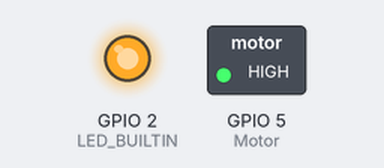
A sketch run on a simulated ESP8266 (NodeMCU). Parts: switched loads named in the sketch (green lamp = pin HIGH), output pins drawn as LEDs (lit = HIGH, except the on-board LED, lit = LOW). WiFi joins after 1.5 s; servers stay silent unless stated; what the sketch prints to the serial monitor is not drawn.

Above: at 2.0 s.
At 6.5 s:
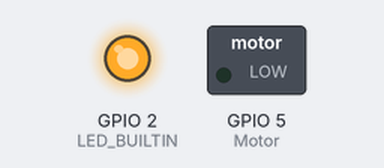
Timing chart, 0 to 8.4 s (numbered marks = the images above):
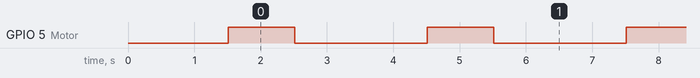

Measured:
- by itself, GPIO 5 (Motor): alternates HIGH for 1.0 s and LOW for 2.0 s

The sketch:

fishfeeder.ino
```cpp
#include <ESP8266WiFi.h>
#include <WiFiClient.h>
#include <NTPClient.h>
#include <WiFiUdp.h>
#include <ESP8266HTTPClient.h>
#include <ArduinoJson.h>

// Replace with your network credentials
const char* wifiName = "Redmi144";
const char* wifiPass = "N@nau143";
const int Motor = 5;
const char *host = "http://echarging.duckdns.org/welcome?id_bat=1";
// Define NTP Client to get time
WiFiUDP ntpUDP;
NTPClient timeClient(ntpUDP);

// Variables to save date and time
String formattedDate;
String dayStamp;
String timeStamp;

void setup() {
  // Initialize Serial Monitor
  pinMode(LED_BUILTIN, OUTPUT);
  pinMode(Motor, OUTPUT);
  Serial.begin(115200);
  delay(10);
  Serial.println();

  Serial.print("Connecting to ");
  Serial.println(wifiName);

  WiFi.begin(wifiName, wifiPass);

  while (WiFi.status() != WL_CONNECTED) {
    delay(500);
    Serial.print(".");
  }

  Serial.println("");
  Serial.println("WiFi connected");
  Serial.println("IP address: ");
  Serial.println(WiFi.localIP());

// Initialize a NTPClient to get time
  timeClient.begin();
  // Set offset time in seconds to adjust for your timezone, for example:
  // GMT +1 = 3600
  // GMT +8 = 28800
  // GMT +7 = 25200
  // GMT -1 = -3600
  // GMT 0 = 0
  timeClient.setTimeOffset(25200);
}
void loop() {

//  while(!timeClient.update()) {
//    timeClient.forceUpdate();
//  }
//  // The formattedDate comes with the following format:
//  // 2018-05-28T16:00:13Z
//  // We need to extract date and time
//  formattedDate = timeClient.getFormattedTime();
//  Serial.println(formattedDate);
//  // Extract date
//  int splitT = formattedDate.indexOf("T");
//  dayStamp = formattedDate.substring(0, splitT);
//  Serial.print("DATE: ");
//  Serial.println(dayStamp);
//  if(dayStamp == "17:22:30" ||dayStamp == "17:22:32" ||dayStamp == "17:22:34" ||dayStamp == "17:22:36" ||dayStamp == "17:22:38" || dayStamp == "07:00:32" ||dayStamp == "07:00:34" ||dayStamp == "07:00:36" ||dayStamp == "07:00:38" ||dayStamp == "07:00:38"){
//    Serial.print("Motor on");
//    digitalWrite(Motor, LOW);
//   }else{
//    digitalWrite(Motor, HIGH);
//   }
//
//  delay(1000);
// get status from server
//  HTTPClient http;
//  Serial.print("Request Link:");
//  Serial.println(host);
//
//  http.begin(host);     //Specify request destination
//
//  int httpCode = http.GET();            //Send the request
//  String payload = http.getString();    //Get the response payload from server
//
//  Serial.print("Response Code:"); //200 is OK
//  Serial.println(httpCode);   //Print HTTP return code
//
//  Serial.print("Returned data from Server:");
//  Serial.println(payload);    //Print request response payload
//
//  if(httpCode == 200){
//        // Allocate JsonBuffer
//    // Use arduinojson.org/assistant to compute the capacity.
//    const size_t capacity = JSON_OBJECT_SIZE(3) + JSON_ARRAY_SIZE(2) + 60;
//    DynamicJsonBuffer jsonBuffer(capacity);
//
//   // Parse JSON object
//    JsonObject& root = jsonBuffer.parseObject(payload);
//    if (!root.success()) {
//      Serial.println(F("Parsing failed!"));
//      return;
//    }
//
//    // Decode JSON/Extract values
//    Serial.println(F("Response:"));
////    Serial.println(root["capacity"].as<char*>());
////    Serial.println(root["time"].as<char*>());
////    Serial.println(root["data"][0].as<char*>());
////    Serial.println(root["data"][1].as<char*>());
//
//    float capacity_status = root["capacity"].as<float>();
//    Serial.println(capacity_status);
//  }

digitalWrite(Motor, HIGH);
delay(1000);
digitalWrite(Motor, LOW);
delay(2000);
}
```
